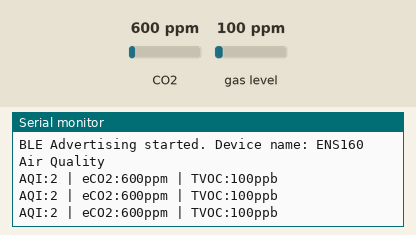
A program run on a simulated ESP32. On the bench: the last lines printed to the serial monitor. Inputs (shaded band) come from the test bench; at power-on: CO2 600 ppm, gas level 100 ppm. Nothing arrives over Bluetooth unless stated; a phone connects over Bluetooth LE 3 s after start.

Above: at 1.9 s.
2.0 s: CO2 set to 452 ppm
At 2.7 s:
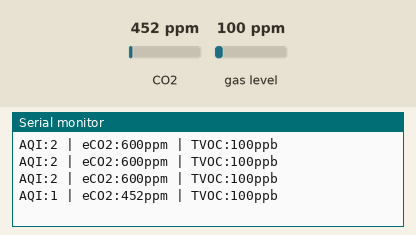
5.0 s: gas level set to 20 ppm
At 5.7 s:
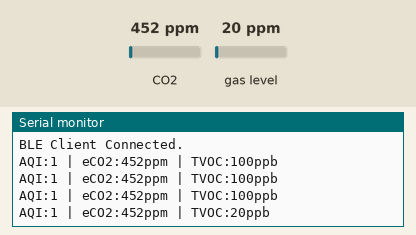
6.5 s: CO2 set to 1050 ppm
At 7.2 s:
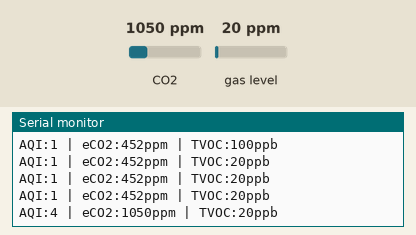
Timing chart, 0 to 9.5 s (numbered marks = the images above; inputs shaded):
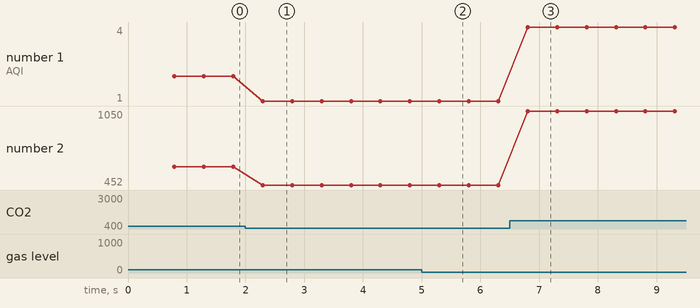

Measured:
- after the input at 2.0 s, the serial monitor: prints a new line after 0.29 s (image 1)
- after the input at 5.0 s, the serial monitor: prints a new line after 0.30 s (image 2)
- after the input at 6.5 s, the serial monitor: prints a new line after 0.30 s (image 3)
- plotted number 1: 1 → 4 after the input at 6.5 s
- plotted number 2: 600 → 452 after the input at 2.0 s, 452 → 1050 after the input at 6.5 s

The program:

main.cpp
```cpp
#include <Arduino.h>
#include <Wire.h>
#include "I2CScanner.h"
#include <BLEDevice.h>
#include <BLEServer.h>
#include <BLEUtils.h>
#include <BLE2902.h>

//-------------------------------------------------------------
// I2C Pin Definitions (ESP32 Defaults for Wire library)
// These pins should be connected to the ENS160 sensor.
//-------------------------------------------------------------
const int I2C_SDA_PIN = 21;
const int I2C_SCL_PIN = 22;

//-------------------------------------------------------------
// BLE Definitions
//-------------------------------------------------------------
#define SERVICE_UUID "4fafc201-1fb5-459e-8fcc-c4c6eb4c606b"        // Custom Service UUID
#define CHARACTERISTIC_UUID "beb5483e-36e1-4688-b7f5-ea07361b26a8" // Custom Characteristic UUID for sensor data
#define DEVICE_NAME "ENS160 Air Quality"

BLEServer *pServer = NULL;
BLECharacteristic *pCharacteristic = NULL;
bool deviceConnected = false;

// Callback class to handle connection/disconnection events
class MyServerCallbacks : public BLEServerCallbacks
{
  void onConnect(BLEServer *pServer)
  {
    deviceConnected = true;
    Serial.println("BLE Client Connected.");
  }

  void onDisconnect(BLEServer *pServer)
  {
    deviceConnected = false;
    Serial.println("BLE Client Disconnected. Restarting Advertising...");
    // Restart advertising to allow reconnections
    pServer->startAdvertising();
  }
};

//-------------------------------------------------------------
// ENS160 related items
//-------------------------------------------------------------
#include "ScioSense_ENS160.h" // ENS160 library
// Using address 0x53 (ENS160_I2CADDR_1)
ScioSense_ENS160 ens160(ENS160_I2CADDR_1);

void setupBLE()
{
  Serial.println("Setting up BLE Server...");

  // Initialize BLE Device
  BLEDevice::init(DEVICE_NAME);

  // This is required for sending data strings longer than the default 20 bytes
  BLEDevice::setMTU(512);

  // Create the BLE Server
  pServer = BLEDevice::createServer();
  pServer->setCallbacks(new MyServerCallbacks());

  // Create the BLE Service
  BLEService *pService = pServer->createService(SERVICE_UUID);

  // Create a BLE Characteristic
  pCharacteristic = pService->createCharacteristic(
      CHARACTERISTIC_UUID,
      BLECharacteristic::PROPERTY_READ |
          BLECharacteristic::PROPERTY_NOTIFY);

  // Add a descriptor (to allow notifications/subscriptions)
  pCharacteristic->addDescriptor(new BLE2902());

  // Start the service
  pService->start();

  // Start advertising
  BLEAdvertising *pAdvertising = BLEDevice::getAdvertising();
  pAdvertising->addServiceUUID(SERVICE_UUID);
  pAdvertising->setScanResponse(true);
  pAdvertising->setMinPreferred(0x06); // functions that help with iPhone connections and stability
  pAdvertising->setMinPreferred(0x12);
  BLEDevice::startAdvertising();
  Serial.println("BLE Advertising started. Device name: " DEVICE_NAME);
}

void setup()
{
  Serial.begin(115200);
  delay(100);
  Serial.println("Starting Setup...");

  // 1. Run the I2C Scanner first to confirm the sensor is visible.
  i2cScan(I2C_SDA_PIN, I2C_SCL_PIN);

  Serial.println("------------------------------------------------------------");
  Serial.println("ENS160 - Digital air quality sensor");
  Serial.println("------------------------------------------------------------");
  delay(500);

  // Updated print to reflect ENS160_I2CADDR_1 (0x53)
  Serial.print("Attempting ENS160 initialization (0x53)...");

  // 2. Attempt the ENS160 initialization
  bool ok = ens160.begin();

  if (ok && ens160.available())
  {
    Serial.println("done. ENS160 is ready.");

    Serial.println("\n--- Sensor Output Explanation ---");
    Serial.println("AQI: Air Quality Index (1=Excellent to 5=Poor)");
    Serial.println("eCO2: Equivalent CO2 concentration (in parts per million - ppm)");
    Serial.println("TVOC: Total Volatile Organic Compounds (in parts per billion - ppb)");
    Serial.println("-----------------------------------\n");

    // 3. Set the sensor to Standard mode for eCO2 and TVOC output
    // Corrected the constant from _STD to _STANDARD
    if (ens160.setMode(ENS160_OPMODE_STD))
    {
      Serial.println("Mode set to ENS160_OPMODE_STANDARD.");
    }
    else
    {
      Serial.println("Failed to set sensor mode!");
    }

    // 4. Initialize the BLE system
    setupBLE();
  }
  else
  {
    Serial.println("failed!");
    Serial.println("ENS160 init failed. Check address, power, and wiring.");
    // If init fails, we enter a safe loop instead of crashing to prevent WDT reset
    while (1)
    {
      delay(100);
    }
  }
}

void loop()
{
  // Only proceed if the sensor is available
  if (ens160.available())
  {
    // Measure and update the sensor data
    ens160.measure(true);

    // Read the sensor values
    int aqi = ens160.getAQI();
    int eco2 = ens160.geteCO2();
    int tvoc = ens160.getTVOC();

    // Format the data into a single string
    String dataString = "AQI:" + String(aqi) +
                        " | eCO2:" + String(eco2) +
                        "ppm | TVOC:" + String(tvoc) + "ppb";

    // Print to Serial (for local debugging)
    Serial.println(dataString);

    // Send data via BLE if a client is connected
    if (deviceConnected)
    {
      pCharacteristic->setValue(dataString.c_str());
      pCharacteristic->notify(); // Send the notification
    }
  }
  else
  {
    Serial.println("Sensor not available.");
  }

  // Check for disconnected clients and restart advertising if needed
  if (!deviceConnected && pServer)
  {
    // This is handled in the MyServerCallbacks::onDisconnect, but good to check
    // If the device was advertising and a client disconnected, it should restart automatically.
  }

  delay(500); // Wait 500ms before the next reading/notification
}
```
